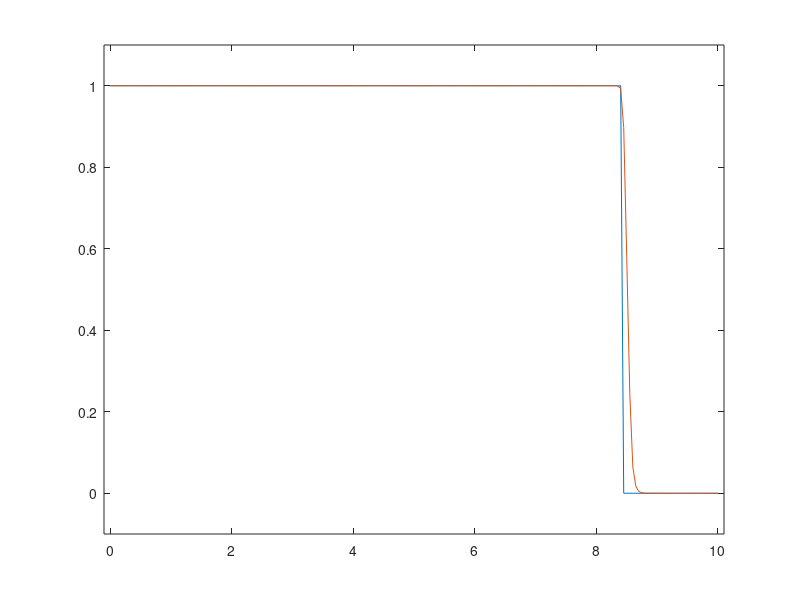

The MATLAB script that drew this image:
function [] = cfdtest()

clear all
clc

x = 0:0.05:10;
a = 1; % m/s
tf = 0.75; % sec

res2 = fdiff(x);

% plot(x, res1, x, res2)
% xlim([-0.1, 5])
% ylim([-0.1, 1.1])

end

function [y] = myf(x)
    if x < 0.0
        y = 1.0;
    else
        y = 0.0;
    end
end

function [res] = actual(x, a, t)
    for i = 1:length(x)
        res(i) = myf(x(i) - (a*t));
    end
end

function [res] = fdiff(x)
    cfl = 0.8;
    a = 1;
    dx = x(2) - x(1);
    dt = (cfl*dx)/a;
    
    t = -dt;
    
    u(:,1) = actual(x, a, 0.5);
    plot(x, actual(x, a, 0.5), x, u(:,1))
    xlim([-0.1, 10.1])
    ylim([-0.1, 1.1])
    F(1) = getframe;
    
    for n = 1:length(x)
        t = t + dt;
        u(1,n+1) = 1.0;
        u(2,n+1) = 1.0;
        for i = 3:length(x)-2
            % ftcs (unconditionally unstable) (2nd order)
            % u(i,n+1) = u(i,n) - (0.5*cfl*(u(i+1,n)-u(i-1,n)));
            
            % ftbs (conditionally stable) (1st order)
            % u(i,n+1) = u(i,n) - (cfl*(u(i,n)-u(i-1,n)));
            
            % lax-friedrichs
            % u(i,n+1) = (0.5*(u(i+1,n)+u(i-1,n))) - (0.5*cfl*(u(i+1,n)-u(i-1,n)));
            
            % lax-wendroff
            % u(i,n+1) = u(i,n) - (0.5*cfl*(u(i+1,n)-u(i-1,n))) + (0.5*cfl*cfl*(u(i+1,n)-(2.0*u(i,n))+u(i-1,n)));
            
            % lax-wendroff w/ superbee limiter
            if abs(u(i+1,n) - u(i,n)) < 0.00001
                ri = 0.0;
            else
                ri = (u(i,n) - u(i-1,n)) / (u(i+1,n) - u(i,n));
            end
            if abs(u(i,n) - u(i-1,n)) < 0.00001
                rim1 = 0.0;
            else
                rim1 = (u(i-1,n)-u(i-2,n)) / (u(i,n)-u(i-1,n));
            end
            p1 = cfl*(u(i,n) - u(i-1,n));
            p2 = 0.5*cfl*(1.0-cfl)*xsii(ri)*(u(i+1,n)-u(i,n));
            p3 = 0.5*cfl*(1.0-cfl)*xsii(rim1)*(u(i,n)-u(i-1,n));
            u(i,n+1) = u(i,n) - p1 - p2 + p3;
        end
        u(length(x),n+1) = 0.0;
        u(length(x),n+1) = 0.0;
        
        plot(x, actual(x, a, t+10*dt), x, u(:,n+1))
        xlim([-0.1, 10.1])
        ylim([-0.1, 1.1])
        F(n+1) = getframe;
    end
    res = u(:,length(x));
    movie(F)
end

function [res] = xsii(r)
    res = max([0.0, min(2.0*r, 1.0), min(r, 2.0)]);
end








